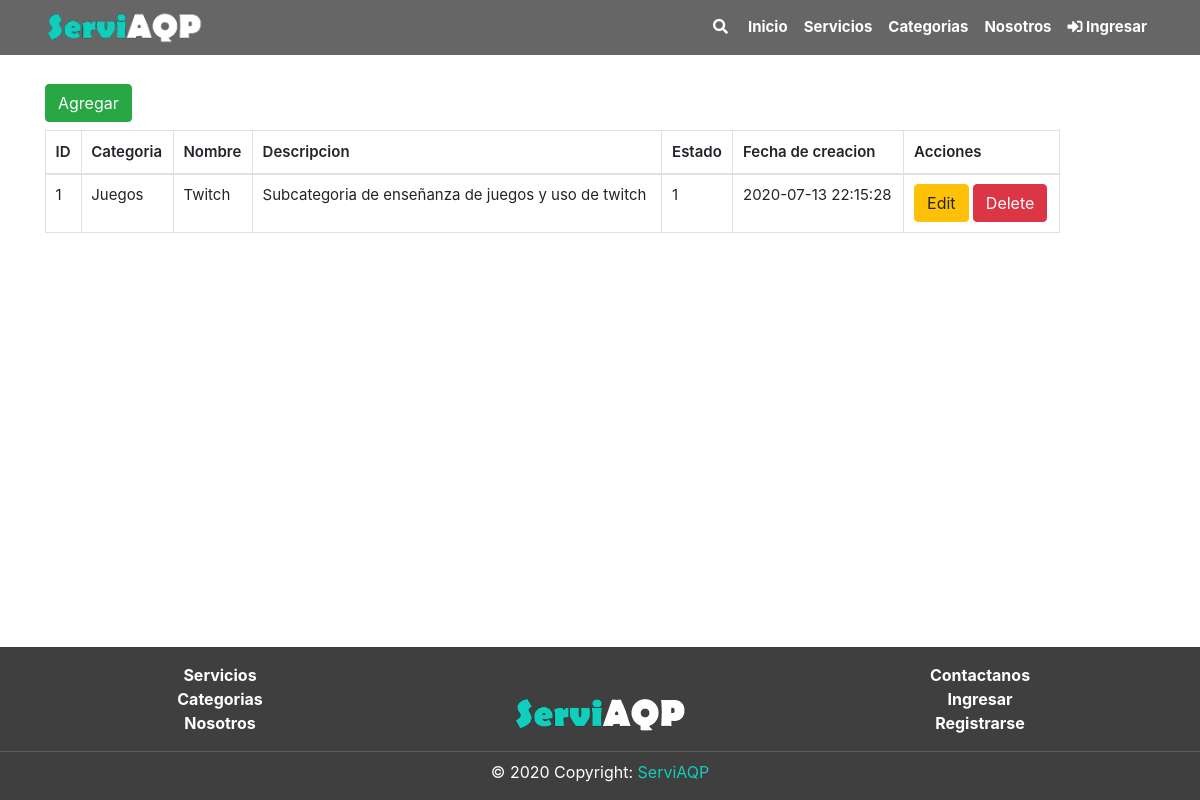
The app's page /subcategorias/index.php, older data.
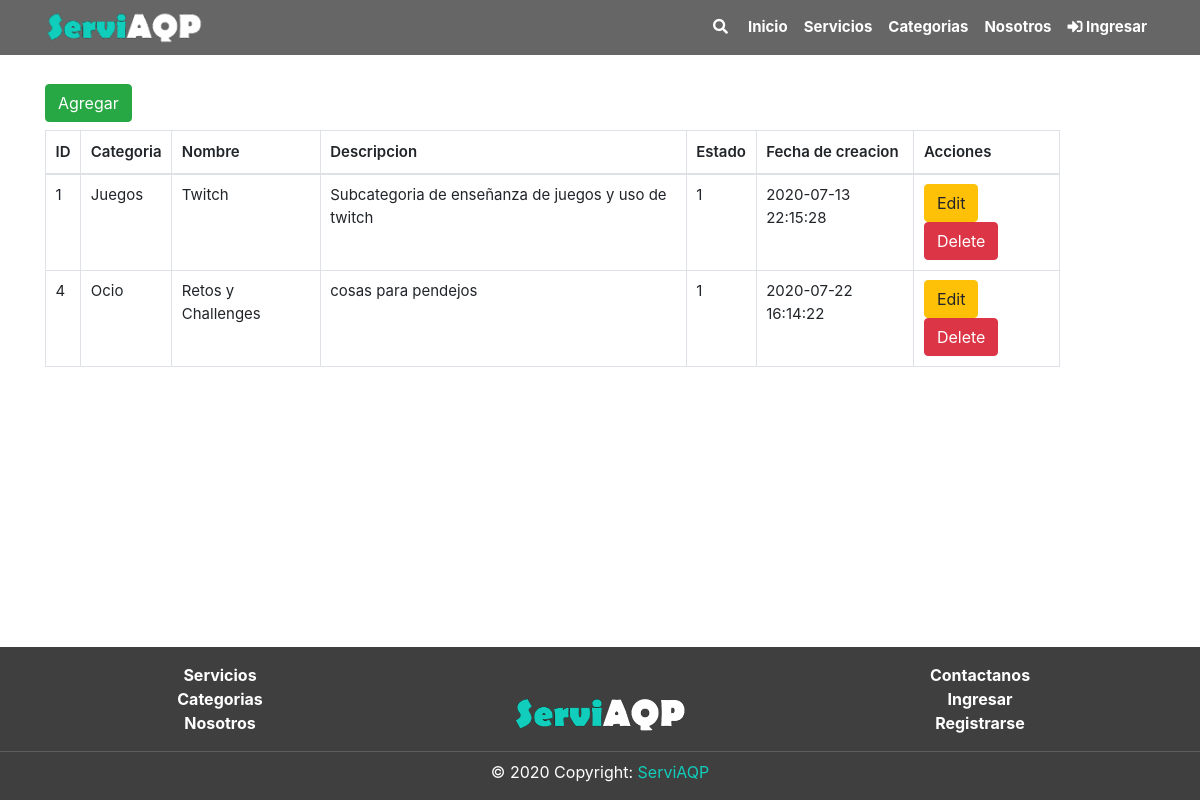
The same page, newer data.
### tables this page shows
CREATE TABLE `subcategoria` (
  `SubCatId` int(11) NOT NULL,
  `SubCatCatId` int(11) NOT NULL,
  `SubCatNom` varchar(50) NOT NULL,
  `SubCatDes` text NOT NULL,
  `SubCatEstReg` int(11) NOT NULL DEFAULT 1,
  `SubCatFecCre` timestamp NOT NULL DEFAULT current_timestamp() ON UPDATE current_timestamp()
);

CREATE TABLE `categoria` (
  `CatId` int(11) NOT NULL,
  `CatNom` varchar(60) NOT NULL,
  `CatDes` text NOT NULL,
  `CatEstReg` int(1) NOT NULL DEFAULT 1,
  `CatFecCre` timestamp NOT NULL DEFAULT current_timestamp() ON UPDATE current_timestamp()
);

### subcategorias/index.php (the view, shortened to what this page needs)
<?php
    include("../includes/header.php");
?>
<div class="section">
    <div class="container pt-4">
	<div class="row">
		<div class="col-md-2">
		<?php
			include("crud_subcategoria/add.php");
		?>
		</div>
		<div class="col-md-11 pt-2">
			<table class='table table-bordered'>
				<thead>
                    <th>ID</th>
                    <th>Categoria</th>
					<th>Nombre</th>
					<th>Descripcion</th>
					<th>Estado</th>
					<th>Fecha de creacion</th>
					<th>Acciones</th>
				</thead>
				<tbody>
				<?php
				$query = "SELECT  `SubCatId`,`CatNom`,`SubCatNom`,`SubCatDes`,`SubCatEstReg`, `SubCatFecCre` FROM\n"
                . "    subcategoria t1\n"
                . "INNER JOIN categoria t2 \n"
                . "    ON t1.SubCatCatId = t2.CatId";
				$resultProduct= mysqli_query($conn, $query);
				while($row= mysqli_fetch_array($resultProduct)){
				?>
					<tr>
                        <td><?php echo $row['SubCatId']?></td>
                        <td><?php echo $row['CatNom']?></td>
						<td><?php echo $row['SubCatNom']?></td>
						<td><?php echo $row['SubCatDes']?></td>
						<td><?php echo $row['SubCatEstReg']?></td>
						<td><?php echo $row['SubCatFecCre']?></td>
						<td>
							<a href="crud_subcategoria/edit.php?id=<?php echo $row['SubCatId']?>" class="btn btn-warning">
								Edit
							</a>
							<a href="crud_subcategoria/delete.php?id=<?php echo $row['SubCatId']?>" class="btn btn-danger">
								Delete
							</a>
						</td>
					</tr>
				<?php } ?>
				</tbody>
			</table>
		</div>
	</div>
</div>
</div>
<?php
    include("../includes/footer.php");
?>

Row changes from the older to the newer data that the page shows:
added subcategoria: SubCatId "4", SubCatCatId.CatNom "Ocio", SubCatNom "Retos y Challenges", SubCatDes "cosas para pendejos", SubCatEstReg "1", SubCatFecCre "2020-07-22 16:14:22"
